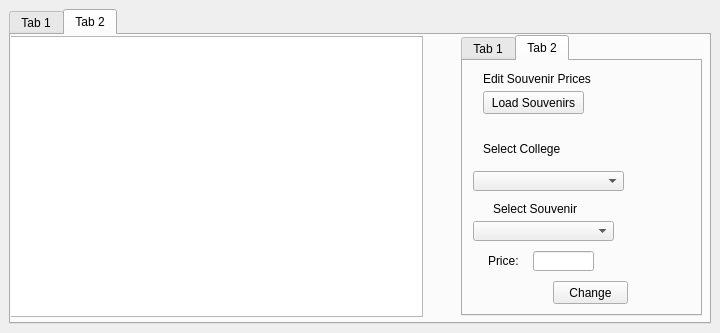
<?xml version="1.0" encoding="UTF-8"?>
<ui version="4.0">
 <class>Admin</class>
 <widget class="QMainWindow" name="Admin">
  <property name="geometry">
   <rect>
    <x>0</x>
    <y>0</y>
    <width>720</width>
    <height>333</height>
   </rect>
  </property>
  <property name="windowTitle">
   <string>MainWindow</string>
  </property>
  <widget class="QWidget" name="centralwidget">
   <layout class="QGridLayout" name="gridLayout">
    <item row="1" column="0">
     <widget class="QTabWidget" name="tabWidget">
      <property name="currentIndex">
       <number>1</number>
      </property>
      <widget class="QWidget" name="tab1">
       <property name="enabled">
        <bool>true</bool>
       </property>
       <property name="autoFillBackground">
        <bool>false</bool>
       </property>
       <property name="styleSheet">
        <string notr="true"/>
       </property>
       <attribute name="title">
        <string>Tab 1</string>
       </attribute>
       <widget class="QStackedWidget" name="stackedWidget">
        <property name="geometry">
         <rect>
          <x>0</x>
          <y>0</y>
          <width>681</width>
          <height>281</height>
         </rect>
        </property>
        <property name="currentIndex">
         <number>0</number>
        </property>
        <widget class="QWidget" name="AdminMenu">
         <widget class="QTableView" name="CampusTable">
          <property name="geometry">
           <rect>
            <x>10</x>
            <y>10</y>
            <width>461</width>
            <height>281</height>
           </rect>
          </property>
         </widget>
         <widget class="QWidget" name="layoutWidget">
          <property name="geometry">
           <rect>
            <x>490</x>
            <y>120</y>
            <width>170</width>
            <height>108</height>
           </rect>
          </property>
          <layout class="QVBoxLayout" name="verticalLayout"/>
         </widget>
         <widget class="QLabel" name="label">
          <property name="geometry">
           <rect>
            <x>490</x>
            <y>117</y>
            <width>168</width>
            <height>21</height>
           </rect>
          </property>
          <property name="text">
           <string>Add New Pending Campuses</string>
          </property>
         </widget>
         <widget class="QPushButton" name="revertButton">
          <property name="geometry">
           <rect>
            <x>490</x>
            <y>200</y>
            <width>168</width>
            <height>23</height>
           </rect>
          </property>
          <property name="text">
           <string>Revert</string>
          </property>
         </widget>
         <widget class="QPushButton" name="AddButton">
          <property name="geometry">
           <rect>
            <x>490</x>
            <y>144</y>
            <width>168</width>
            <height>23</height>
           </rect>
          </property>
          <property name="text">
           <string>Add</string>
          </property>
         </widget>
         <widget class="QLabel" name="label_2">
          <property name="geometry">
           <rect>
            <x>490</x>
            <y>173</y>
            <width>168</width>
            <height>21</height>
           </rect>
          </property>
          <property name="text">
           <string>Revert to Original State</string>
          </property>
         </widget>
        </widget>
       </widget>
      </widget>
      <widget class="QWidget" name="tab2">
       <property name="accessibleName">
        <string>tab2</string>
       </property>
       <attribute name="title">
        <string>Tab 2</string>
       </attribute>
       <widget class="QStackedWidget" name="stackedWidget_3">
        <property name="geometry">
         <rect>
          <x>0</x>
          <y>0</y>
          <width>691</width>
          <height>301</height>
         </rect>
        </property>
        <property name="currentIndex">
         <number>0</number>
        </property>
        <widget class="QWidget" name="AddDeleteSouvenir">
         <widget class="QTabWidget" name="tabWidget_2">
          <property name="geometry">
           <rect>
            <x>450</x>
            <y>0</y>
            <width>241</width>
            <height>281</height>
           </rect>
          </property>
          <property name="currentIndex">
           <number>1</number>
          </property>
          <widget class="QWidget" name="addOrDeleteSouvenirs">
           <attribute name="title">
            <string>Tab 1</string>
           </attribute>
           <widget class="QWidget" name="">
            <property name="geometry">
             <rect>
              <x>60</x>
              <y>30</y>
              <width>122</width>
              <height>64</height>
             </rect>
            </property>
            <layout class="QVBoxLayout" name="verticalLayout_3">
             <item>
              <widget class="QPushButton" name="addSouvenirs_2">
               <property name="text">
                <string>Add Souvenirs</string>
               </property>
              </widget>
             </item>
             <item>
              <widget class="QPushButton" name="deleteSouvenirs">
               <property name="text">
                <string>Delete Souvenirs</string>
               </property>
              </widget>
             </item>
            </layout>
           </widget>
          </widget>
          <widget class="QWidget" name="Edit">
           <attribute name="title">
            <string>Tab 2</string>
           </attribute>
           <widget class="QPushButton" name="loadSouvenirsAdminBtn">
            <property name="geometry">
             <rect>
              <x>20</x>
              <y>30</y>
              <width>101</width>
              <height>23</height>
             </rect>
            </property>
            <property name="text">
             <string>Load Souvenirs</string>
            </property>
           </widget>
           <widget class="QLabel" name="label_3">
            <property name="geometry">
             <rect>
              <x>20</x>
              <y>80</y>
              <width>91</width>
              <height>16</height>
             </rect>
            </property>
            <property name="text">
             <string>Select College</string>
            </property>
           </widget>
           <widget class="QComboBox" name="collegeListComboBox">
            <property name="geometry">
             <rect>
              <x>10</x>
              <y>110</y>
              <width>151</width>
              <height>20</height>
             </rect>
            </property>
           </widget>
           <widget class="QLabel" name="label_4">
            <property name="geometry">
             <rect>
              <x>30</x>
              <y>140</y>
              <width>91</width>
              <height>16</height>
             </rect>
            </property>
            <property name="text">
             <string>Select Souvenir</string>
            </property>
           </widget>
           <widget class="QPushButton" name="changePriceBtn">
            <property name="geometry">
             <rect>
              <x>90</x>
              <y>220</y>
              <width>75</width>
              <height>23</height>
             </rect>
            </property>
            <property name="text">
             <string>Change</string>
            </property>
           </widget>
           <widget class="QLineEdit" name="priceLineEdit">
            <property name="geometry">
             <rect>
              <x>70</x>
              <y>190</y>
              <width>61</width>
              <height>20</height>
             </rect>
            </property>
           </widget>
           <widget class="QComboBox" name="souvenirListComboBox">
            <property name="geometry">
             <rect>
              <x>10</x>
              <y>160</y>
              <width>141</width>
              <height>20</height>
             </rect>
            </property>
           </widget>
           <widget class="QLabel" name="editSouvenirPricesLabel">
            <property name="geometry">
             <rect>
              <x>20</x>
              <y>10</y>
              <width>121</width>
              <height>16</height>
             </rect>
            </property>
            <property name="text">
             <string>Edit Souvenir Prices</string>
            </property>
           </widget>
           <widget class="QLabel" name="editPriceLabel">
            <property name="geometry">
             <rect>
              <x>25</x>
              <y>190</y>
              <width>31</width>
              <height>20</height>
             </rect>
            </property>
            <property name="text">
             <string>Price:</string>
            </property>
           </widget>
          </widget>
         </widget>
         <widget class="QTableView" name="souvenirAdminTable">
          <property name="geometry">
           <rect>
            <x>-9</x>
            <y>1</y>
            <width>421</width>
            <height>281</height>
           </rect>
          </property>
         </widget>
        </widget>
        <widget class="QWidget" name="AddSouvenir">
         <widget class="QLabel" name="addSouvenirLabel">
          <property name="geometry">
           <rect>
            <x>0</x>
            <y>0</y>
            <width>161</width>
            <height>21</height>
           </rect>
          </property>
          <property name="text">
           <string>&lt;html&gt;&lt;head/&gt;&lt;body&gt;&lt;p&gt;&lt;span style=&quot; font-size:16pt;&quot;&gt;Add Souvenir&lt;/span&gt;&lt;/p&gt;&lt;/body&gt;&lt;/html&gt;</string>
          </property>
         </widget>
         <widget class="QPushButton" name="backBtn">
          <property name="geometry">
           <rect>
            <x>10</x>
            <y>210</y>
            <width>75</width>
            <height>23</height>
           </rect>
          </property>
          <property name="text">
           <string>Back</string>
          </property>
         </widget>
         <widget class="QTableView" name="addSouvenirTableView">
          <property name="geometry">
           <rect>
            <x>230</x>
            <y>10</y>
            <width>461</width>
            <height>271</height>
           </rect>
          </property>
         </widget>
         <widget class="QLineEdit" name="addPriceLineEdit">
          <property name="geometry">
           <rect>
            <x>50</x>
            <y>160</y>
            <width>151</width>
            <height>20</height>
           </rect>
          </property>
         </widget>
         <widget class="QLineEdit" name="addNameLineEdit">
          <property name="geometry">
           <rect>
            <x>50</x>
            <y>130</y>
            <width>151</width>
            <height>20</height>
           </rect>
          </property>
         </widget>
         <widget class="QLabel" name="label_5">
          <property name="geometry">
           <rect>
            <x>80</x>
            <y>50</y>
            <width>91</width>
            <height>16</height>
           </rect>
          </property>
          <property name="text">
           <string>Select College</string>
          </property>
         </widget>
         <widget class="QComboBox" name="collegeListComboBox_2">
          <property name="geometry">
           <rect>
            <x>50</x>
            <y>80</y>
            <width>151</width>
            <height>20</height>
           </rect>
          </property>
         </widget>
         <widget class="QLabel" name="priceLabel">
          <property name="geometry">
           <rect>
            <x>6</x>
            <y>160</y>
            <width>31</width>
            <height>20</height>
           </rect>
          </property>
          <property name="text">
           <string>Price:</string>
          </property>
         </widget>
         <widget class="QPushButton" name="addButton">
          <property name="geometry">
           <rect>
            <x>130</x>
            <y>210</y>
            <width>75</width>
            <height>23</height>
           </rect>
          </property>
          <property name="text">
           <string>Add</string>
          </property>
         </widget>
         <widget class="QLabel" name="nameLabel">
          <property name="geometry">
           <rect>
            <x>0</x>
            <y>130</y>
            <width>41</width>
            <height>20</height>
           </rect>
          </property>
          <property name="text">
           <string>Name:</string>
          </property>
         </widget>
        </widget>
        <widget class="QWidget" name="DeleteSouvenir">
         <widget class="QLabel" name="addSouvenirLabel_2">
          <property name="geometry">
           <rect>
            <x>1</x>
            <y>1</y>
            <width>175</width>
            <height>21</height>
           </rect>
          </property>
          <property name="text">
           <string>&lt;html&gt;&lt;head/&gt;&lt;body&gt;&lt;p&gt;&lt;span style=&quot; font-size:16pt;&quot;&gt;Delete Souvenir(s)&lt;/span&gt;&lt;br/&gt;&lt;/p&gt;&lt;/body&gt;&lt;/html&gt;</string>
          </property>
         </widget>
         <widget class="QPushButton" name="backBtn_2">
          <property name="geometry">
           <rect>
            <x>10</x>
            <y>230</y>
            <width>75</width>
            <height>23</height>
           </rect>
          </property>
          <property name="text">
           <string>Back</string>
          </property>
         </widget>
         <widget class="QTableView" name="deleteSouvenirTableView">
          <property name="geometry">
           <rect>
            <x>190</x>
            <y>10</y>
            <width>501</width>
            <height>281</height>
           </rect>
          </property>
         </widget>
         <widget class="QPushButton" name="deleteChosenSouvenir">
          <property name="geometry">
           <rect>
            <x>30</x>
            <y>100</y>
            <width>75</width>
            <height>23</height>
           </rect>
          </property>
          <property name="text">
           <string>Delete</string>
          </property>
         </widget>
         <widget class="QWidget" name="layoutWidget">
          <property name="geometry">
           <rect>
            <x>1</x>
            <y>31</y>
            <width>151</width>
            <height>56</height>
           </rect>
          </property>
          <layout class="QVBoxLayout" name="verticalLayout_6">
           <item>
            <widget class="QComboBox" name="chooseCampusList"/>
           </item>
           <item>
            <widget class="QComboBox" name="deleteSouvenirList"/>
           </item>
          </layout>
         </widget>
        </widget>
       </widget>
      </widget>
     </widget>
    </item>
   </layout>
  </widget>
 </widget>
 <resources/>
 <connections/>
</ui>
